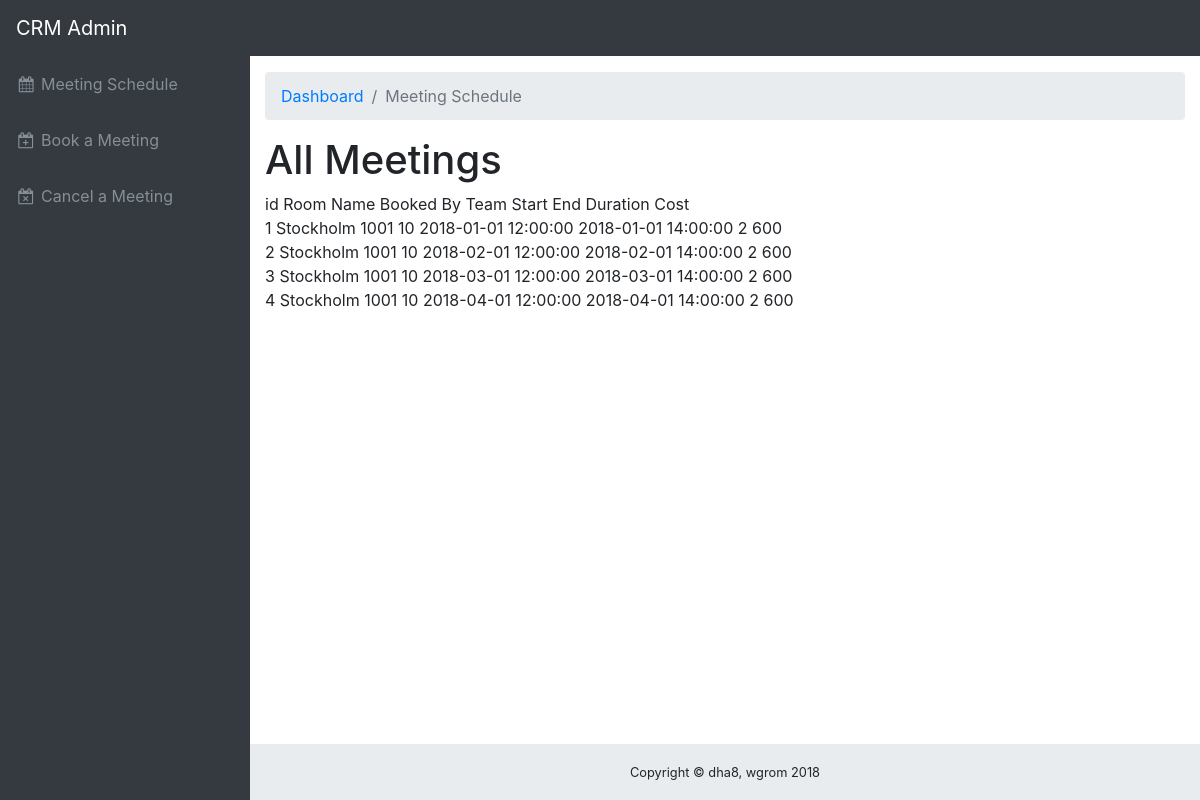
/CRM/index.php, run on the app's committed database.
### tables this page shows
CREATE TABLE IF NOT EXISTS `Meeting` (
  `MeetID` INT NOT NULL,
  `Rooms_name` VARCHAR(45) NOT NULL,
  `BookedBy` INT NOT NULL,
  `Team` INT NOT NULL,
  `timeStart` DATETIME NOT NULL,
  `timeENd` DATETIME NOT NULL,
  `Duration` DECIMAL(4) NOT NULL,
  `Cost` DECIMAL(4) NOT NULL,
  PRIMARY KEY (`MeetID`),
  INDEX `fk_Meetings_Rooms1_idx` (`Rooms_name` ASC),
  INDEX `fk_Meeting_Employees1_idx` (`BookedBy` ASC),
  INDEX `fk_Meeting_Teams_idx` (`Team` ASC),
  UNIQUE INDEX `MeetID_UNIQUE` (`MeetID` ASC),
  CONSTRAINT `fk_Meetings_Rooms1`
    FOREIGN KEY (`Rooms_name`)
    REFERENCES `Rooms` (`name`)
    ON DELETE CASCADE
    ON UPDATE CASCADE,
  CONSTRAINT `fk_Meeting_Employees1`
    FOREIGN KEY (`BookedBy`)
    REFERENCES `Employees` (`PersID`)
    ON DELETE CASCADE
    ON UPDATE CASCADE,
  CONSTRAINT `fk_Meeting_Teams`
    FOREIGN KEY (`Team`)
    REFERENCES `Teams` (`GroupID`)
    ON DELETE CASCADE
    ON UPDATE CASCADE);

### CRM/index.php (the view, shortened to what this page needs)
<!DOCTYPE html>
<html lang="en">
<head>
  <link href="vendor/bootstrap/css/bootstrap.min.css" rel="stylesheet">
  <link href="vendor/font-awesome/css/font-awesome.min.css" rel="stylesheet" type="text/css">
  <link href="css/sb-admin.css" rel="stylesheet">
</head>
<body class="fixed-nav sticky-footer bg-dark" id="page-top">
  <nav class="navbar navbar-expand-lg navbar-dark bg-dark fixed-top" id="mainNav">
    <a class="navbar-brand" href="index.php">CRM Admin</a>
    <div class="collapse navbar-collapse" id="navbarResponsive">
      <ul class="navbar-nav navbar-sidenav" id="exampleAccordion">
        <li class="nav-item" data-toggle="tooltip" data-placement="right" title="Meeting Schedule">
          <a class="nav-link" href="index.php">
            <i class="fa fa-fw fa-calendar"></i>
            <span class="nav-link-text">Meeting Schedule</span>
          </a>
        </li>
        <li class="nav-item" data-toggle="tooltip" data-placement="right" title="Tables">
          <a class="nav-link" href="book.php">
            <i class="fa fa-fw fa-calendar-plus-o"></i>
            <span class="nav-link-text">Book a Meeting</span>
          </a>
        </li>
		<li class="nav-item" data-toggle="tooltip" data-placement="right" title="Tables">
          <a class="nav-link" href="cancel.php">
            <i class="fa fa-fw fa-calendar-times-o"></i>
            <span class="nav-link-text">Cancel a Meeting</span>
          </a>
        </li>
      </ul>
    </div>
  </nav>
  <div class="content-wrapper">
    <div class="container-fluid">
      <ol class="breadcrumb">
        <li class="breadcrumb-item">
          <a href="index.php">Dashboard</a>
        </li>
        <li class="breadcrumb-item active">Meeting Schedule</li>
      </ol>
      <div class="row">
        <div class="col-12">
          <h1>All Meetings</h1>
          <?php
            $servername = "localhost";
            $username = "root";
            $password = "";
            $dbname = "CRM";
            $conn = new mysqli($servername, $username, $password, $dbname);
            $sql = "SELECT * FROM meeting";
            $result = $conn->query($sql);
            echo "id\tRoom Name\tBooked By\tTeam\tStart\tEnd\tDuration\tCost\t<br>";
            if ($result->num_rows > 0) {
                while($row = $result->fetch_assoc()) {
                    echo  $row["MeetID"]."\t".
                          $row["Rooms_name"]."\t".
                          $row["BookedBy"]."\t".
                          $row["Team"]."\t".
                          $row["timeStart"]."\t".
                          $row["timeENd"]."\t".
                          $row["Duration"]."\t".
                          $row["Cost"]."\t".
                          "<br>";
                }
            } else {
                echo "0 results";
            }
          ?>
        </div>
      </div>
    </div>
    <footer class="sticky-footer">
      <div class="container">
        <div class="text-center">
          <small>Copyright © dha8, wgrom 2018</small>
        </div>
      </div>
    </footer>
  </div>
</body>
</html>

### CRM/css/sb-admin.css (style rules this page uses)
html { position: relative; min-height: 100%; }
body { overflow-x: hidden; }
body.sticky-footer { margin-bottom: 56px; }
body.sticky-footer .content-wrapper { min-height: calc(100vh - 56px - 56px); }
body.fixed-nav { padding-top: 56px; }
.content-wrapper { min-height: calc(100vh - 56px); padding-top: 1rem; }
#mainNav .navbar-collapse { overflow: auto; max-height: 75vh; }
#mainNav .navbar-collapse .navbar-nav .nav-item .nav-link { cursor: pointer; }
@media (min-width: 992px) { #mainNav .navbar-brand { width: 250px; } }
@media (min-width: 992px) { #mainNav .navbar-collapse { overflow: visible; max-height: none; } }
@media (min-width: 992px) { #mainNav .navbar-collapse .navbar-sidenav { position: absolute; top: 0; left: 0; -webkit-flex-direction: column; -ms-flex-direction: column; flex-direction: column; margin-top: 56px; } }
@media (min-width: 992px) { #mainNav .navbar-collapse .navbar-sidenav > .nav-item { width: 250px; padding: 0; } }
@media (min-width: 992px) { #mainNav .navbar-collapse .navbar-sidenav > .nav-item > .nav-link { padding: 1em; } }
@media (min-width: 992px) { #mainNav.fixed-top .navbar-sidenav { height: calc(100vh - 112px); } }
.content-wrapper { overflow-x: hidden; background: white; }
@media (min-width: 992px) { .content-wrapper { margin-left: 250px; } }
#mainNav.navbar-dark .navbar-collapse .navbar-sidenav > .nav-item > .nav-link { color: #868e96; }
@media (min-width: 992px) { #mainNav.navbar-dark .navbar-collapse .navbar-sidenav { background: #343a40; } }
footer.sticky-footer { position: absolute; right: 0; bottom: 0; width: 100%; height: 56px; background-color: #e9ecef; line-height: 55px; }
@media (min-width: 992px) { footer.sticky-footer { width: calc(100% - 250px); } }

### data on the page
meeting: MeetID "1", Rooms_name "Stockholm", BookedBy "1001", Team "10", timeStart "2018-01-01 12:00:00", timeENd "2018-01-01 14:00:00", Duration "2", Cost "600"
meeting: MeetID "2", Rooms_name "Stockholm", BookedBy "1001", Team "10", timeStart "2018-02-01 12:00:00", timeENd "2018-02-01 14:00:00", Duration "2", Cost "600"
meeting: MeetID "3", Rooms_name "Stockholm", BookedBy "1001", Team "10", timeStart "2018-03-01 12:00:00", timeENd "2018-03-01 14:00:00", Duration "2", Cost "600"
meeting: MeetID "4", Rooms_name "Stockholm", BookedBy "1001", Team "10", timeStart "2018-04-01 12:00:00", timeENd "2018-04-01 14:00:00", Duration "2", Cost "600"
